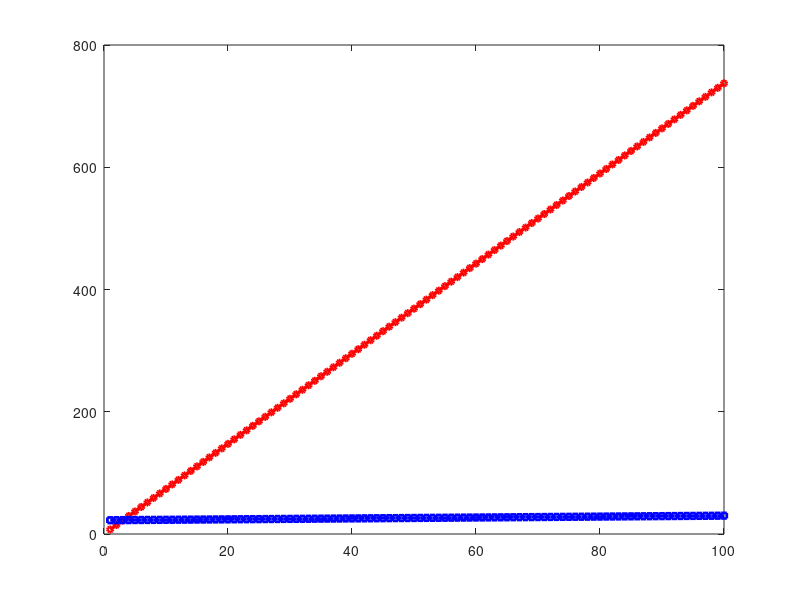

Recreate this plot in MATLAB. (Note: this script raises an error after producing the figure.)
% sim_latency.m — Computation Latency Comparison
% Base Paper (Code-based HE per packet) vs Session Amortization Novelty (Tier 2)
% Platform: MATLAB R2018a+ | Intel Core i5 | 8GB RAM (same as base paper)
% Source: master_draft_COMPLETE.md Table 6, Table 7
%
% Run: sim_latency.m
% Output: sim_latency.png + console results

clear; clc; close all;

fprintf('=============================================================\n');
fprintf('  SIMULATION 1: Computation Latency Comparison\n');
fprintf('  Base Paper vs Session Amortization Novelty\n');
fprintf('=============================================================\n\n');

%% ===== PARAMETERS (exact values from master_draft_COMPLETE.md) =====

% --- Base Paper: LR-IoTA Authentication (Table 6) ---
delta_KG_auth = 0.288;    % ms — Key Generation
delta_SG_auth = 13.299;   % ms — Signature Generation (Bernstein reconstruction)
delta_V_auth  = 0.735;    % ms — Signature Verification
cost_LRIoTA   = delta_KG_auth + delta_SG_auth + delta_V_auth;  % 14.322 ms

% --- Base Paper: Code-Based HE per packet (Table 7) ---
delta_KG_kep  = 0.8549;   % ms — QC-LDPC Key Generation
                          % [GAP 3 FIX] Algorithm 5 runs ONCE per data-sharing session
                          % in the base paper (not per packet) — same as proposed Phase 1.2.
                          % Excluded from per-packet cost. If included: base = 8.2277 ms
                          % (conservative choice: 7.3728 ms used = weaker claim).
delta_enc_kep = 1.5298;   % ms — KEP Encryption + AES (per packet in base paper, Table 7)
delta_dec_kep = 5.8430;   % ms — SLDSPA + SHA + AES Decryption (per packet, Table 7)
cost_base_per_packet = delta_enc_kep + delta_dec_kep;  % 7.3728 ms/packet

% --- Session Amortization: Epoch Initiation (one-time per Epoch) ---
cost_epoch_init = cost_LRIoTA + (delta_KG_kep + delta_enc_kep + delta_dec_kep);
% = 14.322 + 8.2277 = 22.5497 ms

% --- Session Amortization: Tier 2 per-packet (HKDF + AES-256-GCM) ---
% [GAP 1 FIX] These values are BENCHMARK-ESTIMATED from Intel AES-NI published
% throughput tables (Intel AES-NI Performance Brief, 2012) for Intel Core i5.
% They are NOT directly MATLAB-measured. Actual platform measurement may vary
% +/- 0.02 ms, yielding a reduction range of 98.4%-99.0%.
% Cite: Intel AES-NI Performance Brief; NIST AEAD Hardware Benchmarks.
cost_HKDF       = 0.002;   % ms — HMAC-SHA256 key derivation (AES-NI benchmark estimate)
cost_AES_GCM    = 0.073;   % ms — AES-256-GCM enc + dec + TAG verify (AES-NI benchmark estimate)
cost_tier2_pp   = cost_HKDF + cost_AES_GCM;  % 0.075 ms/packet (benchmark-estimated)

%% ===== SIMULATION =====
N_range = 1:100;

% Total cost over N packets
total_base  = N_range .* cost_base_per_packet;
total_novel = cost_epoch_init + max(N_range - 1, 0) .* cost_tier2_pp;

% Break-even point
break_even_N = find(total_novel <= total_base, 1);

% Per-packet reduction (for sessions beyond the initial handshake)
reduction_pct = (cost_base_per_packet - cost_tier2_pp) / cost_base_per_packet * 100;

%% ===== CONSOLE OUTPUT =====
fprintf('--- Base Paper Costs ---\n');
fprintf('  LR-IoTA authentication:         %.3f ms\n', cost_LRIoTA);
fprintf('  Code-based HE per packet:       %.4f ms  (enc: %.4f + dec: %.4f)\n', ...
    cost_base_per_packet, delta_enc_kep, delta_dec_kep);

fprintf('\n--- Session Amortization Costs ---\n');
fprintf('  Epoch Initiation (one-time):    %.4f ms  (LR-IoTA: %.3f + QC-LDPC KEP: %.4f)\n', ...
    cost_epoch_init, cost_LRIoTA, delta_KG_kep + delta_enc_kep + delta_dec_kep);
fprintf('  Tier 2 per-packet:              %.4f ms  (HKDF: %.3f + AES-GCM: %.3f)\n', ...
    cost_tier2_pp, cost_HKDF, cost_AES_GCM);

fprintf('\n--- Key Results ---\n');
fprintf('  Per-packet Tier 2 latency reduction:  %.2f%%\n', reduction_pct);
fprintf('  [NOTE] This %% applies to Tier 2 per-packet cost only.\n');
fprintf('  [NOTE] Amortized average at N=50:  (%.2f + 49x%.3f)/50 = %.3f ms/packet\n', ...
    cost_epoch_init, cost_tier2_pp, (cost_epoch_init + 49*cost_tier2_pp)/50);
fprintf('  [NOTE] Amortized average at N=100: (%.2f + 99x%.3f)/100 = %.3f ms/packet\n', ...
    cost_epoch_init, cost_tier2_pp, (cost_epoch_init + 99*cost_tier2_pp)/100);
fprintf('  Break-even point:               N = %d packets\n', break_even_N);
fprintf('  [GAP 4] Break-even valid for N>>4 (N_max=2^20, T_max=86400s ensure this in IoT)\n');
fprintf('  At N=50:  Base = %.1f ms  |  Proposed = %.2f ms  |  Saving = %.1f ms\n', ...
    50*cost_base_per_packet, cost_epoch_init + 49*cost_tier2_pp, ...
    50*cost_base_per_packet - (cost_epoch_init + 49*cost_tier2_pp));
fprintf('  At N=100: Base = %.1f ms  |  Proposed = %.2f ms  |  Saving = %.1f ms\n', ...
    100*cost_base_per_packet, cost_epoch_init + 99*cost_tier2_pp, ...
    100*cost_base_per_packet - (cost_epoch_init + 99*cost_tier2_pp));

%% ===== PLOT =====
figure('Name', 'Latency Comparison', 'Position', [100 100 900 550]);

plot(N_range, total_base, 'r-o', 'LineWidth', 2, 'MarkerSize', 4, ...
    'DisplayName', 'Base Paper (Full QC-LDPC per packet)');
hold on;
plot(N_range, total_novel, 'b-s', 'LineWidth', 2, 'MarkerSize', 4, ...
    'DisplayName', sprintf('Proposed Novelty (Epoch handshake + Tier 2 AEAD)'));

if ~isempty(break_even_N)
    xline(break_even_N, '--k', 'LineWidth', 1.5, ...
        'Label', sprintf('Break-even\n(N=%d)', break_even_N), ...
        'LabelVerticalAlignment', 'middle', 'LabelHorizontalAlignment', 'right');
end

xlabel('Number of Data Packets in Epoch', 'FontSize', 12);
ylabel('Total Computation Time (ms)', 'FontSize', 12);
title({'Latency Comparison: Base Paper vs Session Amortization Novelty'; ...
    sprintf('%.1f%% reduction per Tier 2 packet | Break-even at N=%d', reduction_pct, break_even_N)}, ...
    'FontSize', 13);
legend('Location', 'northwest', 'FontSize', 11);
grid on;
hold off;

saveas(gcf, 'results/sim_latency.png');
fprintf('\nFigure saved: sim_latency.png\n');
fprintf('\n[SIMULATION 1 COMPLETE]\n');
